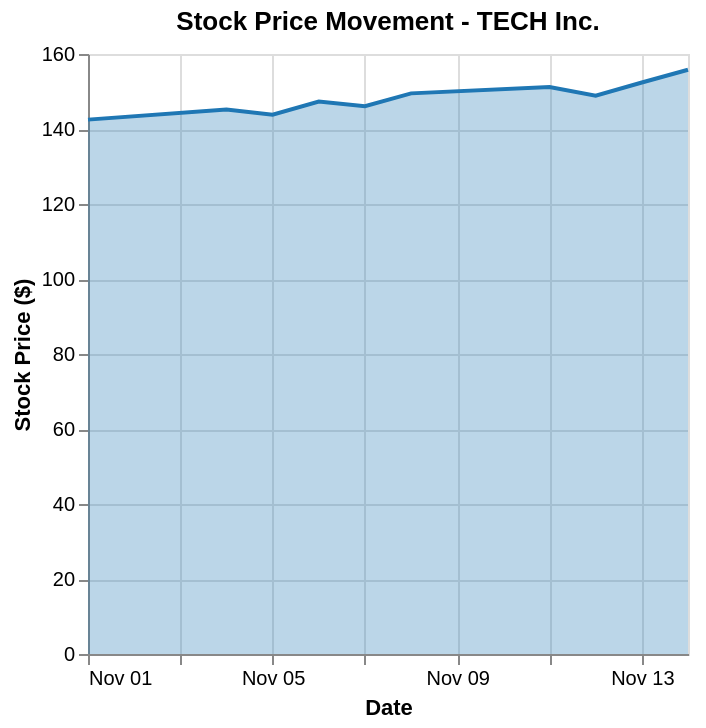

The Vega-Lite source for this figure:
### Vega-Lite specification from a JSON file in a GitHub repository (floating-point values rounded to 4 significant figures)
{"$schema": "https://vega.github.io/schema/vega-lite/v5.json", "description": "Stock price movement with volume", "layer": [{"mark": "area", "encoding": {"x": {"field": "date", "type": "temporal", "axis": {"title": "Date", "format": "%b %d"}}, "y": {"field": "price", "type": "quantitative", "axis": {"title": "Stock Price ($)"}}, "color": {"value": "#1f77b4"}, "opacity": {"value": 0.3}}}, {"mark": {"type": "line", "color": "#1f77b4"}, "encoding": {"x": {"field": "date", "type": "temporal"}, "y": {"field": "price", "type": "quantitative"}}}], "data": {"values": [{"date": "2024-11-01", "price": 142.5}, {"date": "2024-11-04", "price": 145.2}, {"date": "2024-11-05", "price": 143.8}, {"date": "2024-11-06", "price": 147.3}, {"date": "2024-11-07", "price": 146.1}, {"date": "2024-11-08", "price": 149.5}, {"date": "2024-11-11", "price": 151.2}, {"date": "2024-11-12", "price": 148.9}, {"date": "2024-11-13", "price": 152.4}, {"date": "2024-11-14", "price": 155.8}]}, "title": "Stock Price Movement - TECH Inc."}
